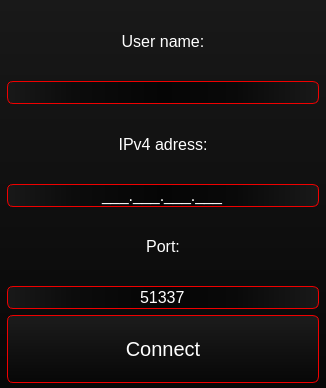
<?xml version="1.0" encoding="UTF-8"?>
<ui version="4.0">
 <class>connectWindow</class>
 <widget class="QMainWindow" name="connectWindow">
  <property name="geometry">
   <rect>
    <x>0</x>
    <y>0</y>
    <width>326</width>
    <height>388</height>
   </rect>
  </property>
  <property name="windowTitle">
   <string>Connect</string>
  </property>
  <property name="styleSheet">
   <string notr="true">background-color: qlineargradient(spread:pad, x1:0.5, y1:1, x2:0.5, y2:0, stop:0 rgba(7, 7, 7, 255), stop:1 rgba(25, 25, 25, 255));
color: white;</string>
  </property>
  <widget class="QWidget" name="centralwidget">
   <layout class="QVBoxLayout" name="verticalLayout_2" stretch="0">
    <property name="leftMargin">
     <number>7</number>
    </property>
    <property name="topMargin">
     <number>7</number>
    </property>
    <property name="rightMargin">
     <number>7</number>
    </property>
    <property name="bottomMargin">
     <number>5</number>
    </property>
    <item>
     <layout class="QVBoxLayout" name="verticalLayout" stretch="10,20,10,20,10,20,10">
      <item>
       <widget class="QLabel" name="label_3">
        <property name="font">
         <font>
          <family>Segoe UI</family>
          <pointsize>12</pointsize>
         </font>
        </property>
        <property name="styleSheet">
         <string notr="true">background-color: qlineargradient(spread:pad, x1:0, y1:0, x2:1, y2:0, stop:0.461538 rgba(255, 255, 255, 0));</string>
        </property>
        <property name="locale">
         <locale language="English" country="UnitedStates"/>
        </property>
        <property name="text">
         <string>User name:</string>
        </property>
        <property name="alignment">
         <set>Qt::AlignCenter</set>
        </property>
       </widget>
      </item>
      <item>
       <widget class="QLineEdit" name="lineEdit_3">
        <property name="font">
         <font>
          <family>Segoe UI</family>
          <pointsize>12</pointsize>
         </font>
        </property>
        <property name="styleSheet">
         <string notr="true">background-color: qlineargradient(spread:pad, x1:0, y1:0.5, x2:1, y2:0.5, stop:0 rgba(25, 25, 25, 255), stop:0.211618 rgba(12, 12, 12, 255), stop:0.5 rgba(5, 5, 5, 255), stop:0.73029 rgba(9, 9, 9, 255), stop:1 rgba(25, 25, 25, 255));
selection-background-color: rgb(140, 0, 0);
color: white;
border: 1px solid rgb(240, 0, 0);
border-radius: 6px;</string>
        </property>
        <property name="locale">
         <locale language="English" country="UnitedStates"/>
        </property>
        <property name="inputMask">
         <string notr="true"/>
        </property>
        <property name="text">
         <string notr="true"/>
        </property>
        <property name="maxLength">
         <number>20</number>
        </property>
        <property name="alignment">
         <set>Qt::AlignCenter</set>
        </property>
       </widget>
      </item>
      <item>
       <widget class="QLabel" name="label">
        <property name="font">
         <font>
          <family>Segoe UI</family>
          <pointsize>12</pointsize>
         </font>
        </property>
        <property name="styleSheet">
         <string notr="true">background-color: qlineargradient(spread:pad, x1:0, y1:0, x2:1, y2:0, stop:0.461538 rgba(255, 255, 255, 0));</string>
        </property>
        <property name="text">
         <string>IPv4 adress:</string>
        </property>
        <property name="alignment">
         <set>Qt::AlignCenter</set>
        </property>
       </widget>
      </item>
      <item>
       <widget class="QLineEdit" name="lineEdit">
        <property name="font">
         <font>
          <family>Segoe UI</family>
          <pointsize>12</pointsize>
         </font>
        </property>
        <property name="styleSheet">
         <string notr="true">background-color: qlineargradient(spread:pad, x1:0, y1:0.5, x2:1, y2:0.5, stop:0 rgba(25, 25, 25, 255), stop:0.211618 rgba(12, 12, 12, 255), stop:0.5 rgba(5, 5, 5, 255), stop:0.73029 rgba(9, 9, 9, 255), stop:1 rgba(25, 25, 25, 255));
selection-background-color: rgb(140, 0, 0);
color: white;
border: 1px solid rgb(240, 0, 0);
border-radius: 6px;</string>
        </property>
        <property name="inputMask">
         <string>000.000.000.000;_</string>
        </property>
        <property name="alignment">
         <set>Qt::AlignCenter</set>
        </property>
       </widget>
      </item>
      <item>
       <widget class="QLabel" name="label_2">
        <property name="font">
         <font>
          <family>Segoe UI</family>
          <pointsize>12</pointsize>
         </font>
        </property>
        <property name="styleSheet">
         <string notr="true">background-color: qlineargradient(spread:pad, x1:0, y1:0, x2:1, y2:0, stop:0.461538 rgba(255, 255, 255, 0));</string>
        </property>
        <property name="text">
         <string>Port:</string>
        </property>
        <property name="alignment">
         <set>Qt::AlignCenter</set>
        </property>
       </widget>
      </item>
      <item>
       <widget class="QLineEdit" name="lineEdit_2">
        <property name="font">
         <font>
          <family>Segoe UI</family>
          <pointsize>12</pointsize>
         </font>
        </property>
        <property name="styleSheet">
         <string notr="true">background-color: qlineargradient(spread:pad, x1:0, y1:0.5, x2:1, y2:0.5, stop:0 rgba(25, 25, 25, 255), stop:0.211618 rgba(12, 12, 12, 255), stop:0.5 rgba(5, 5, 5, 255), stop:0.73029 rgba(9, 9, 9, 255), stop:1 rgba(25, 25, 25, 255));
selection-background-color: rgb(140, 0, 0);
color: white;
border: 1px solid rgb(240, 0, 0);
border-radius: 6px;</string>
        </property>
        <property name="inputMask">
         <string>00000;_</string>
        </property>
        <property name="text">
         <string>51337</string>
        </property>
        <property name="alignment">
         <set>Qt::AlignCenter</set>
        </property>
       </widget>
      </item>
      <item>
       <widget class="QPushButton" name="pushButton">
        <property name="sizePolicy">
         <sizepolicy hsizetype="Minimum" vsizetype="Expanding">
          <horstretch>0</horstretch>
          <verstretch>0</verstretch>
         </sizepolicy>
        </property>
        <property name="font">
         <font>
          <family>Segoe UI</family>
          <pointsize>15</pointsize>
         </font>
        </property>
        <property name="styleSheet">
         <string notr="true">QPushButton
{
	background-color: qlineargradient(spread:pad, x1:0.5, y1:1, x2:0.5, y2:0, stop:0 rgba(7, 7, 7, 255), stop:1 rgba(28, 28, 28, 255));
	border: 1px solid rgb(240, 0, 0);
	border-radius: 6px;
	color: white;
}

QPushButton:disabled
{
	background-color: qlineargradient(spread:pad, x1:0.5, y1:1, x2:0.5, y2:0, stop:0 rgba(4, 4, 4, 200), stop:1 rgba(29, 29, 29, 230));
	border: 1px solid darkred;
	color: rgb(50, 50, 50);
}

QPushButton:hover
{
	background-color: qlineargradient(spread:pad, x1:0.5, y1:1, x2:0.5, y2:0, stop:0 rgba(37, 37, 37, 255), stop:1 rgba(58, 58, 58, 255));
	border: 1px solid white;
}</string>
        </property>
        <property name="text">
         <string>Connect</string>
        </property>
       </widget>
      </item>
     </layout>
    </item>
   </layout>
  </widget>
  <widget class="QMenuBar" name="menubar">
   <property name="geometry">
    <rect>
     <x>0</x>
     <y>0</y>
     <width>326</width>
     <height>30</height>
    </rect>
   </property>
  </widget>
 </widget>
 <resources/>
 <connections/>
</ui>
